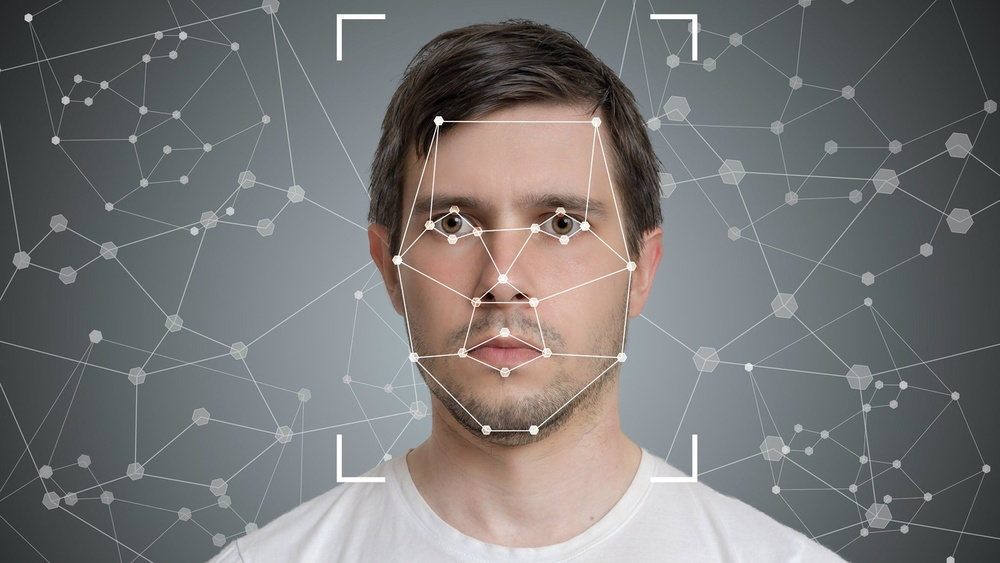
#> input picture opencv/python cv2 code/face1.jpg, 1000 x 563 px, shrunk from 1366 x 769 before the run
$ python 'contours for line draw.py'
#> lines starting #> are read from the running program, lines starting #| are printed output that depends on the picture; after the words box and inside, x2 and y2 are one past the last pixel; in counts of white or black regions, pixels touching at a corner belong together
import cv2
import numpy as np
img=cv2.imread("face1.jpg")
#> img is the input picture: shape (563, 1000, 3); mean B, G, R 117.7, 117.8, 118.8
imggray=cv2.cvtColor(img,cv2.COLOR_BGR2GRAY)
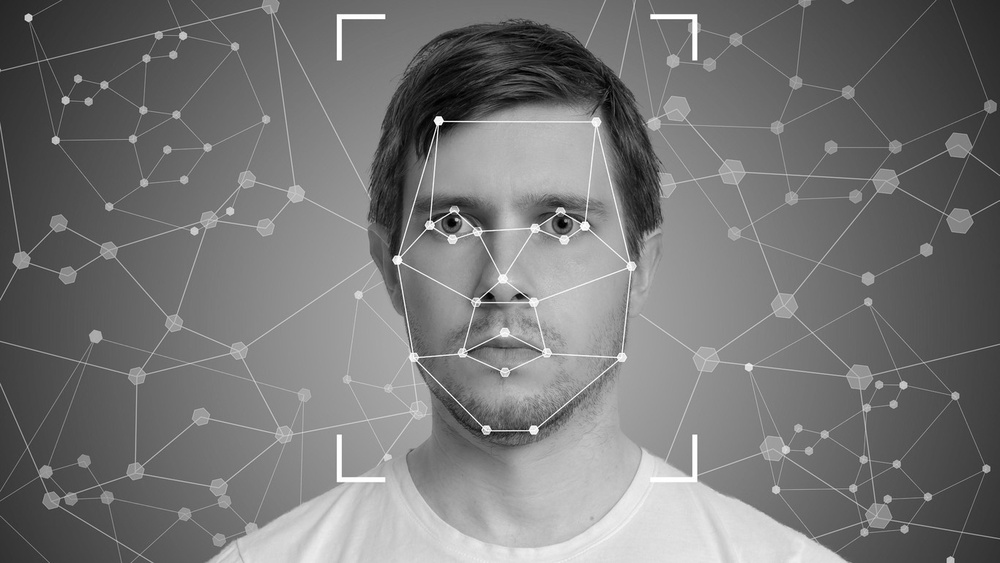
#> imggray: shape (563, 1000); min 0, max 255, mean 118.2
# imggray=cv2.GaussianBlur(imggray,(9,9),0)
imggray=cv2.Canny(img,127,300)
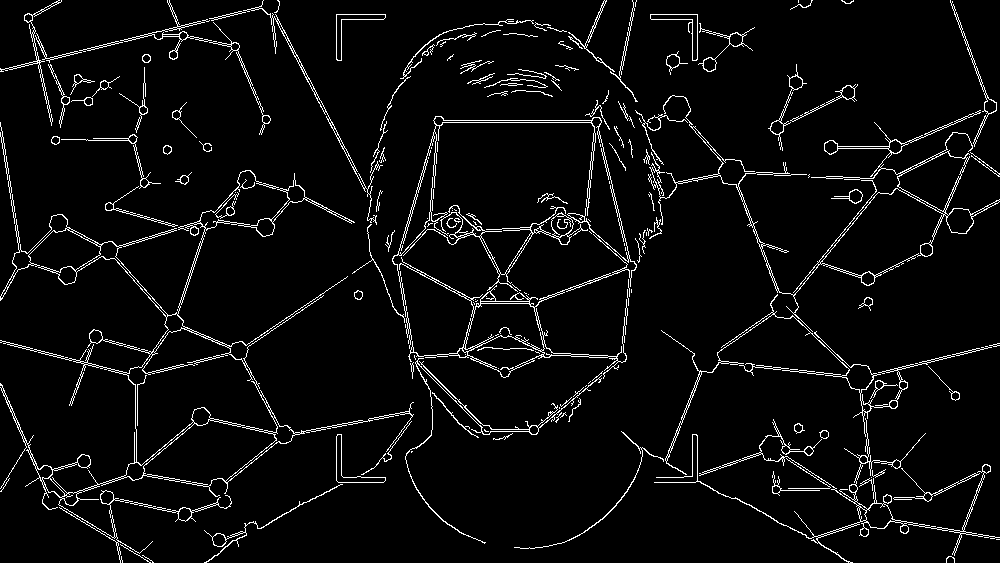
#> imggray: shape (563, 1000); 4.7% white in thin lines or dots
ret,thresh=cv2.threshold(imggray,127,255,0)
c,_=cv2.findContours(thresh,cv2.RETR_TREE,cv2.CHAIN_APPROX_SIMPLE)
#> c = 1283 contours, 1102 with area under 20; largest, box (x1, y1, x2, y2) and area: (392, 116, 637, 379) 28222, (0, 170, 414, 563) 21833, (398, 117, 629, 275) 21001, (126, 328, 278, 487) 15793, (648, 95, 1000, 332) 10587
print(len(c))
#| 1283
print(c[0:6])
#> (printed output is left out)
s=cv2.drawContours(img,c,-1,(0,255,0),4)
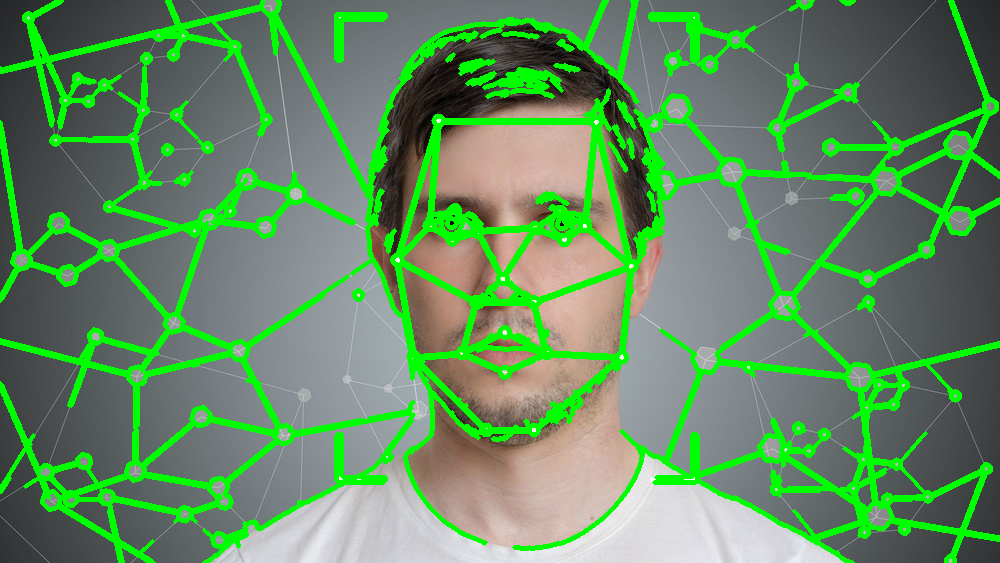
#> s: shape (563, 1000, 3); mean B, G, R 96.8, 141, 97.4
cv2.imshow("original",imggray)
cv2.imshow("output",s)
cv2.imshow("orignal",img)
cv2.waitKey(0)
cv2.destroyAllWindows()

$ run again, with opencv/python cv2 code/footbal.jpg copied over opencv/python cv2 code/face1.jpg
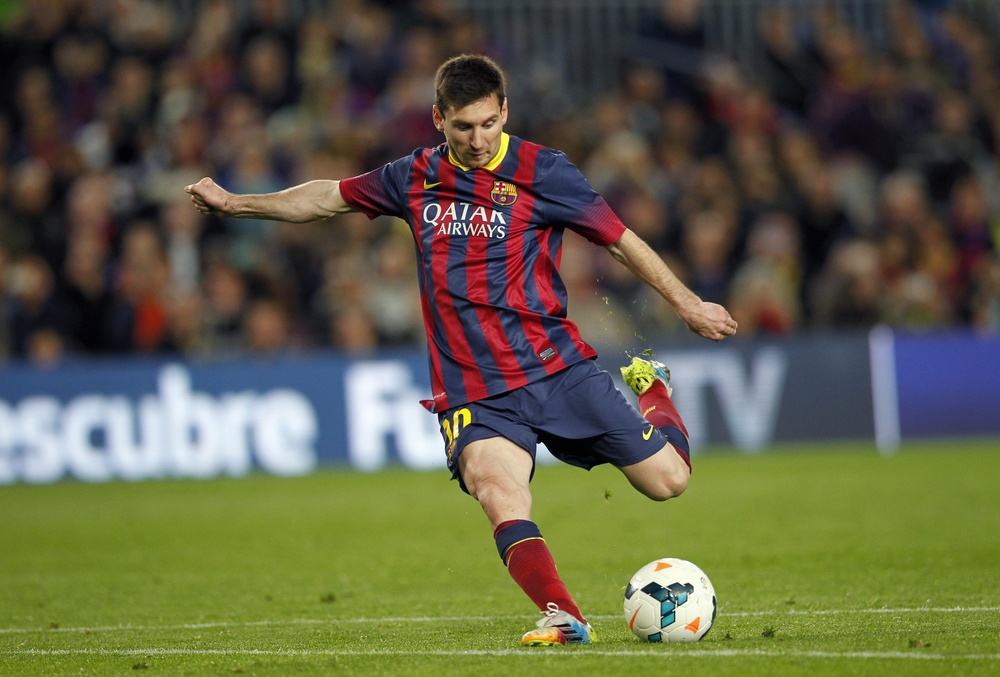
#> input picture opencv/python cv2 code/footbal.jpg, 1000 x 677 px, shrunk from 3500 x 2370 before the run
#> img is the input picture: shape (677, 1000, 3); mean B, G, R 68.9, 94, 95.5
#> `imggray=cv2.Canny(img,127,300)`:
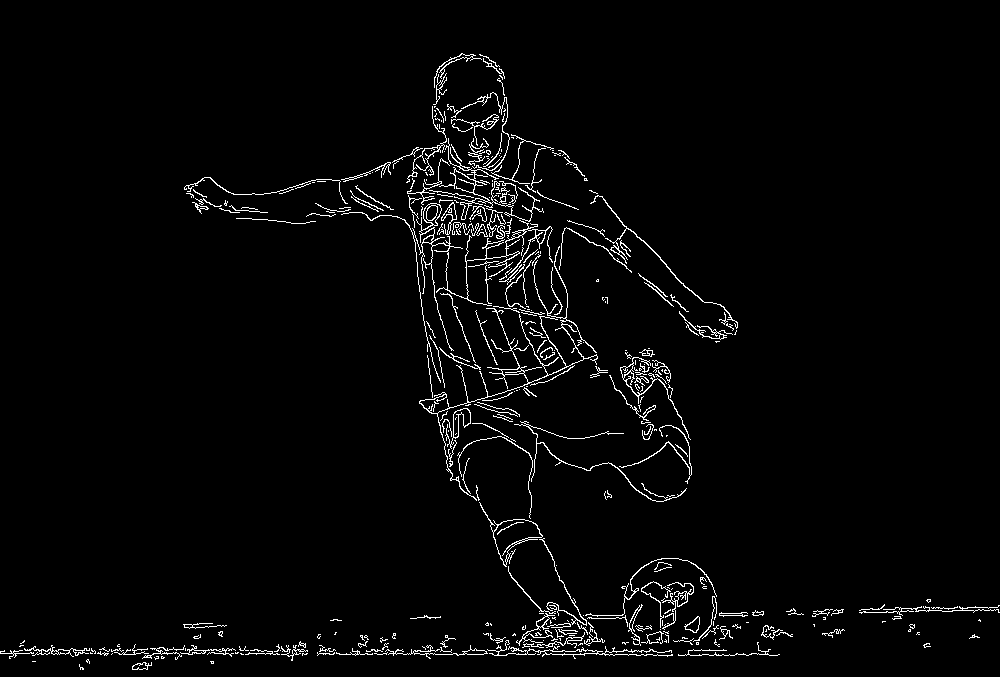
#> imggray: shape (677, 1000); 2.7% white in thin lines or dots
#> c = 510 contours, 419 with area under 20; largest, box (x1, y1, x2, y2) and area: (479, 502, 543, 567) 1118, (493, 519, 543, 566) 1028, (341, 203, 553, 383) 692, (419, 246, 598, 501) 371, (423, 203, 442, 226) 275
#| 510
#> (printed output is left out)
#> `s=cv2.drawContours(img,c,-1,(0,255,0),4)`:
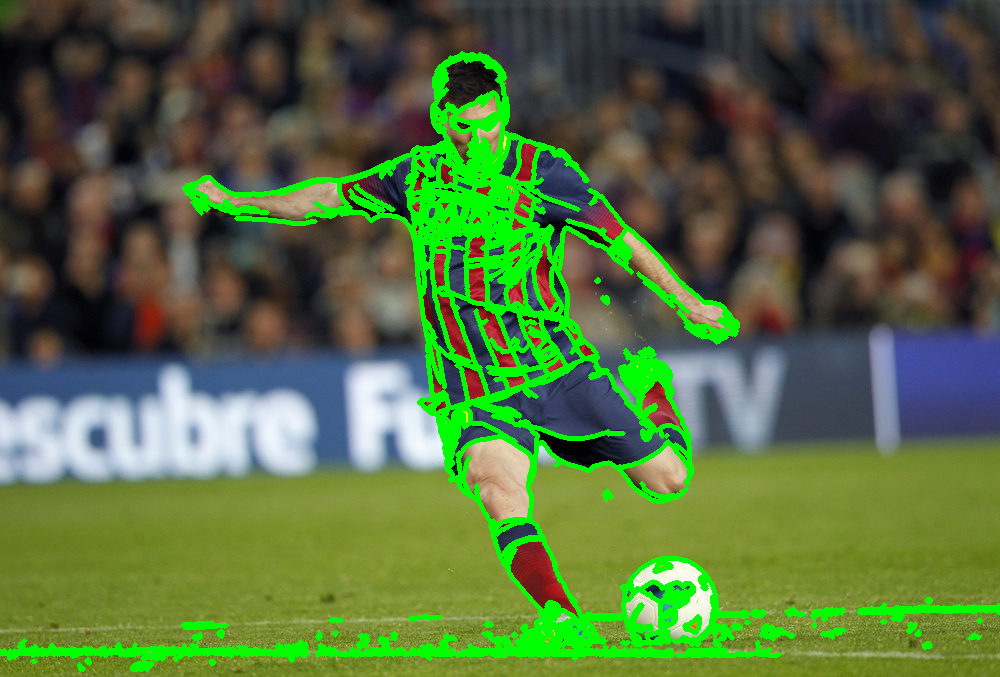
#> s: shape (677, 1000, 3); mean B, G, R 61.7, 109.6, 84.2
